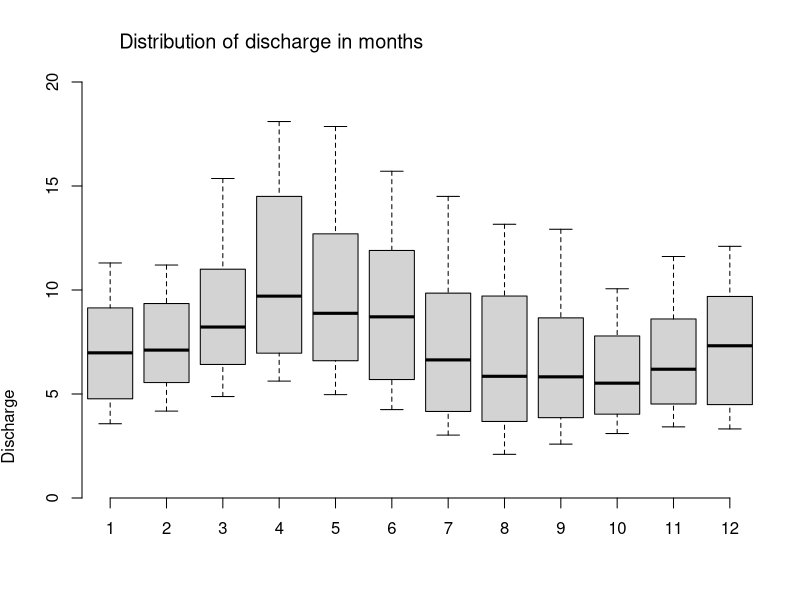
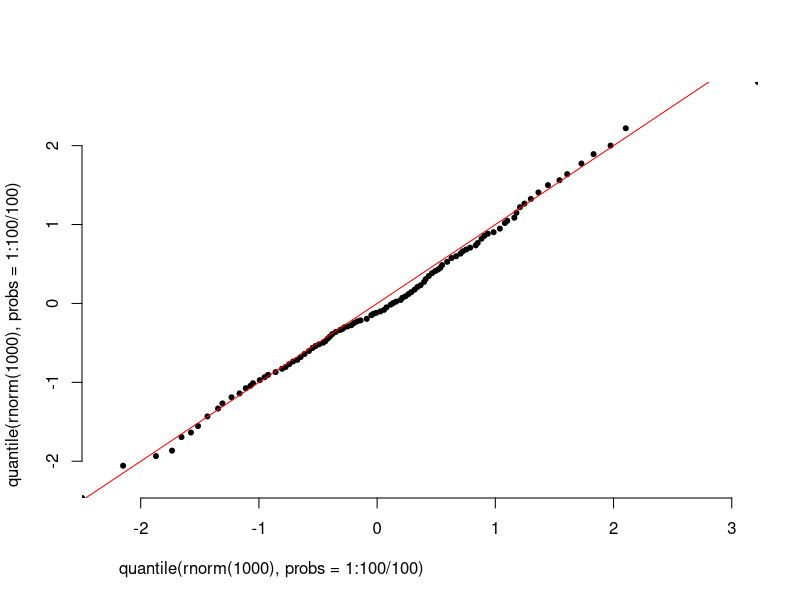
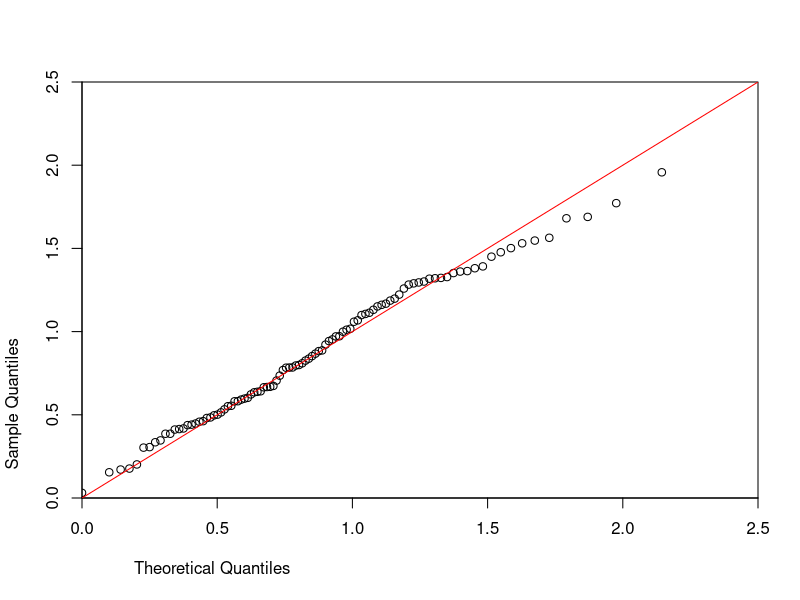
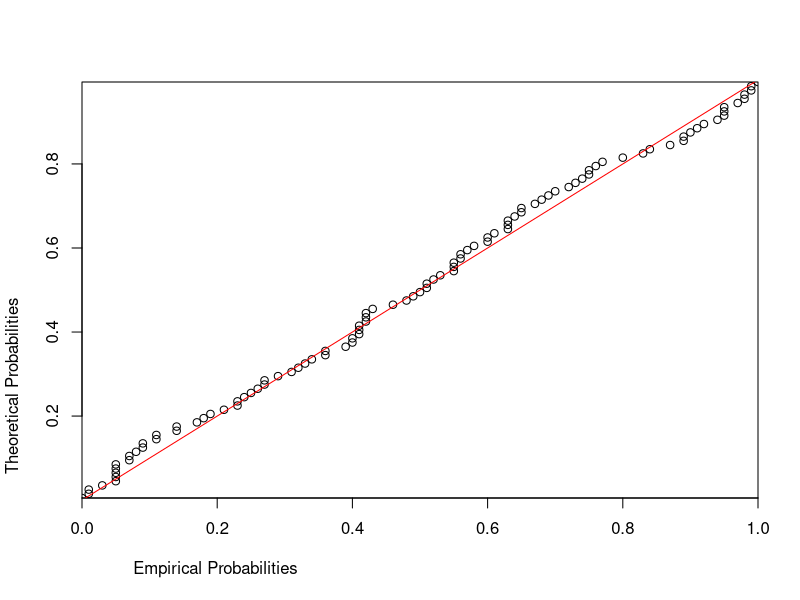

R code for these plots, in order:
## ---- chunk 1

## ---- chunk 2
#ts <- readr::read_csv("data/")
## ---- chunk 3
station <- read.delim("./data/6242910_Q_Day.Cmd.txt", skip = 36, header = TRUE, sep = ";", col.names = c("date", "time", "value"))
station$date <- as.Date(station$date, format = "%Y-%m-%d")

station_agg <- aggregate(station$value ~ as.factor(data.table::month(station$date)), 
                         FUN = "quantile", 
                         probs = c(0.1, 0.25, 0.5, 0.75, 0.9))
names(station_agg) <- c("Month", "Discharge")
par(font.main = 1, 
    adj = 0.1, 
    xaxs = "i", 
    yaxs = "i")
boxplot(data = station_agg, 
        Discharge ~ Month, 
        main = "Distribution of discharge in months", 
        frame = FALSE, 
        ylim = c(0,20), 
        xlab = "", 
        ylab = bquote(Discharge), font.main = 1)
## ---- chunk 4
par(font.main = 1, 
    adj = 0.1, 
    xaxs = "i", 
    yaxs = "i")
plot(quantile(rnorm(1000), probs = 1:100/100),
quantile(rnorm(1000), probs = 1:100/100), frame = FALSE, pch = 20)
abline(0, 1, col = "red")
## ---- chunk 5
n <- 100
data <- rweibull(n, shape = 2, scale = 1)

# Estimated parameters for Pareto
shape_est <- 2
scale_est <- 1

# Calculate the theoretical quantiles for the Pareto distribution
theoretical_quantiles <- qweibull(p = seq(0, 1, 0.01), shape = shape_est, scale = scale_est)

# Create the Q-Q plot
qqplot(theoretical_quantiles, data, 
       xlab = "Theoretical Quantiles", 
       ylab = "Sample Quantiles", ylim = c(0,2.5), xlim = c(0, 2.5))
abline(0, 1, col = "red")  # Add a 45-degree reference line

## ---- chunk 6
# Create the empirical cumulative distribution function (ECDF) for the data
ecdf_data <- ecdf(data)

# Calculate the empirical probabilities for the Weibull distribution
theoretical_quantiles <- qweibull(rev(ppoints(n, length(data))), shape = shape_est, scale = scale_est)
empirical_probs <- ecdf_data(theoretical_quantiles)

# Create the P-P plot
plot(empirical_probs, ppoints(length(data)), xlab = "Empirical Probabilities", ylab = "Theoretical Probabilities")
abline(0, 1, col = "red")  # Add a 45-degree reference line

